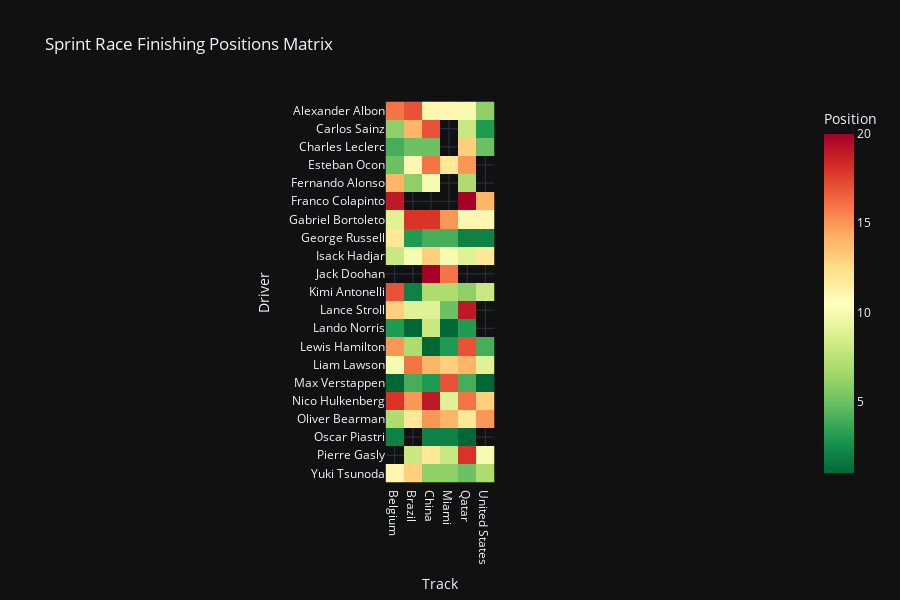

The code cell stored with this chart in its notebook:
### Markdown cell above
## 6. Sprint Performance Heatmap
Visual matrix of sprint finishing positions across all events.

### Code cell
# Create Sprint Position Heatmap (Driver x Track)
sprint_pivot = df_sprint.pivot(index='Driver', columns='Track', values='Position')

fig = px.imshow(sprint_pivot, 
                color_continuous_scale='RdYlGn_r',
                title='Sprint Race Finishing Positions Matrix',
                labels={'color': 'Position'})
fig.update_layout(template='plotly_dark', height=600)
fig.show()

### Figure 1 — Plotly figure (JSON) as saved in the notebook; plotly's stock layout.template omitted (floating-point values rounded to 4 significant figures)
{"data": [{"coloraxis": "coloraxis", "hovertemplate": "Track: %{x}<br>Driver: %{y}<br>Position: %{z}<extra></extra>", "name": "0", "type": "heatmap", "x": ["Belgium", "Brazil", "China", "Miami", "Qatar", "United States"], "xaxis": "x", "y": ["Alexander Albon", "Carlos Sainz", "Charles Leclerc", "Esteban Ocon", "Fernando Alonso", "Franco Colapinto", "Gabriel Bortoleto", "George Russell", "Isack Hadjar", "Jack Doohan", "Kimi Antonelli", "Lance Stroll", "Lando Norris", "Lewis Hamilton", "Liam Lawson", "Max Verstappen", "Nico Hulkenberg", "Oliver Bearman", "Oscar Piastri", "Pierre Gasly", "Yuki Tsunoda"], "yaxis": "y", "z": [[16, 17, 11, 11, 10, 6], [6, 14, 17, null, 8, 3], [4, 5, 5, null, 13, 5], [5, 11, 16, 12, 15, null], [14, 6, 10, null, 7, null], [19, null, null, null, 20, 14], [9, 18, 18, 15, 11, 11], [12, 3, 4, 4, 2, 2], [8, 10, 13, 10, 9, 12], [null, null, 20, 16, null, null], [17, 2, 7, 7, 6, 8], [13, 9, 9, 5, 19, null], [3, 1, 8, 1, 3, null], [15, 7, 1, 3, 17, 4], [10, 16, 14, 13, 14, 9], [1, 4, 3, 17, 4, 1], [18, 15, 19, 9, 16, 13], [7, 12, 15, 14, 12, 15], [2, null, 2, 2, 1, null], [null, 8, 12, 8, 18, 10], [11, 13, 6, 6, 5, 7]]}], "layout": {"coloraxis": {"colorbar": {"title": {"text": "Position"}}, "colorscale": [[0, "rgb(0,104,55)"], [0.1, "rgb(26,152,80)"], [0.2, "rgb(102,189,99)"], [0.3, "rgb(166,217,106)"], [0.4, "rgb(217,239,139)"], [0.5, "rgb(255,255,191)"], [0.6, "rgb(254,224,139)"], [0.7, "rgb(253,174,97)"], [0.8, "rgb(244,109,67)"], [0.9, "rgb(215,48,39)"], [1, "rgb(165,0,38)"]]}, "height": 600, "title": {"text": "Sprint Race Finishing Positions Matrix"}, "xaxis": {"anchor": "y", "constrain": "domain", "domain": [0, 1], "scaleanchor": "y", "title": {"text": "Track"}}, "yaxis": {"anchor": "x", "autorange": "reversed", "constrain": "domain", "domain": [0, 1], "title": {"text": "Driver"}}}}
